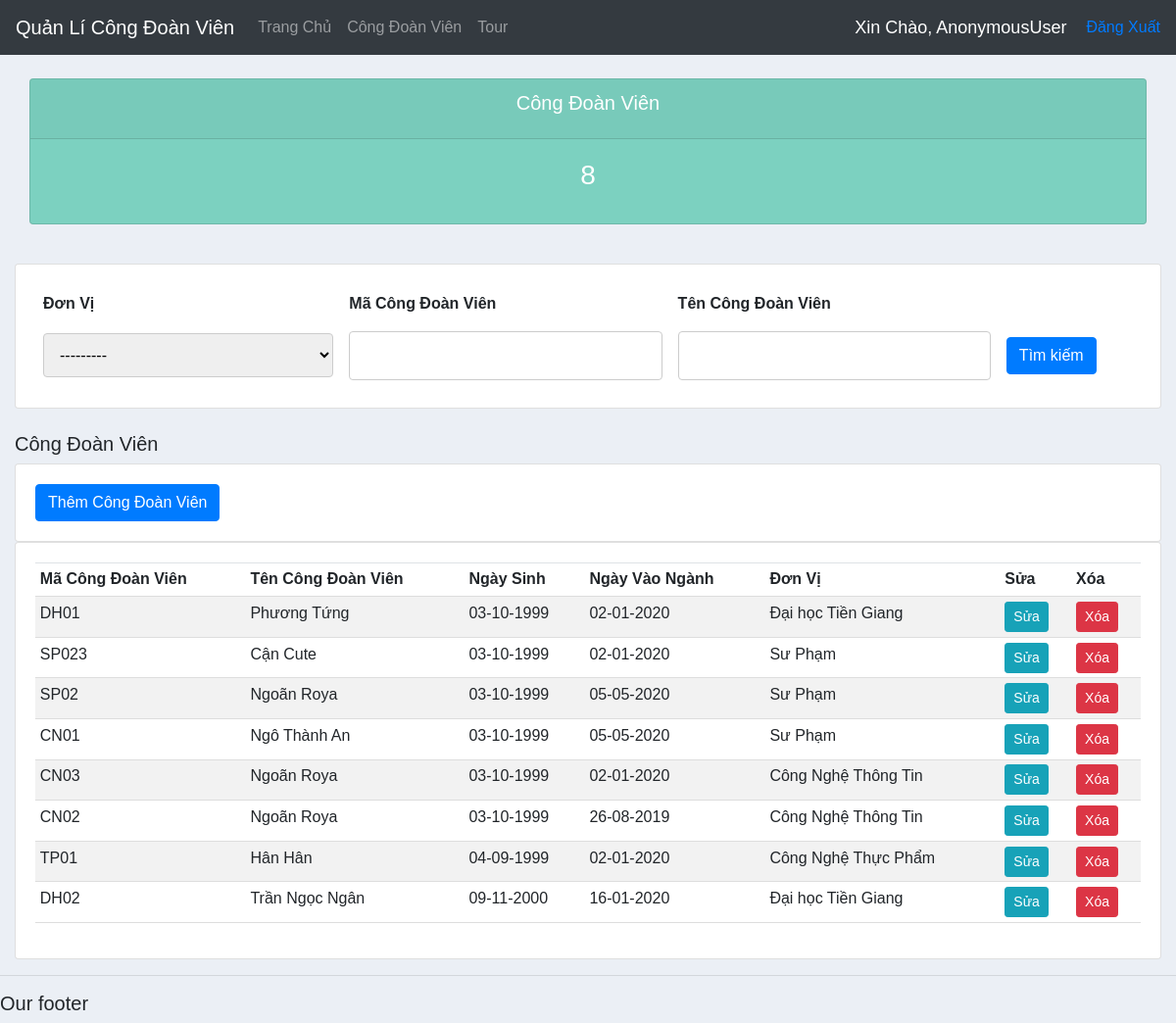
The page /cdv on the database its author committed.
### QuanLi/models.py (models this page shows, shortened)
class CongDoanVien(models.Model):
    DonVi = models.ForeignKey(DonVi, on_delete=models.CASCADE)
    MaCDV = models.CharField(max_length=5, blank=True)
    HoTen = models.CharField(max_length=100, blank=True)
    NgaySinh = models.DateField()
    NgayVaoNganh = models.DateField()

class DonVi(models.Model):
    MaDonVi = models.CharField(max_length=5, blank=True)
    TenDonVi = models.CharField(max_length=50)
    def __str__(self):
        return self.TenDonVi

### QuanLi/views.py (the view)
# urls.py: path('cdv', views.CDV, name='cdv'),
def CDV(request):
    donvi = DonVi.objects.all()
    total_dv = donvi.count()
    cdv = CongDoanVien.objects.all()
    total_cdv = cdv.count()
    myFilter = CongDoanVienFilter(request.GET, queryset=cdv)
    cdv = myFilter.qs
    context = {
        'donvi': donvi,
        'total_dv': total_dv,
        'cdv': cdv,
        'total_cdv': total_cdv,
        'myFilter': myFilter
    }
    return render(request, 'QuanLi/CongDoanVien.html', context)

### QuanLi/templates/QuanLi/CongDoanVien.html (shortened to what this page needs)
{%  extends 'QuanLi/main.html' %}
{% block content %}
	<br>
<div class="row">
	<div class="col">
		<div class="col-md">
			<div class="card text-center text-white  mb-3" id="orders-pending">
			  	<div class="card-header">
			  		<h5 class="card-title">Công Đoàn Viên</h5>
			  	</div>
			  	<div class="card-body">
			    	<h3 class="card-title">{{total_cdv}}</h3>
			  	</div>
			</div>
		</div>
	</div>
</div>
<div class="row">
	<div class="col">
		<div class="card card-body">
			<form method="get" style=" width: 100%;">
				<table>
					<tr style="border-color: white">
						<th style="border: none">Đơn Vị</th>
						<th style="border: none">Mã Công Đoàn Viên</th>
						<th style="border: none">Tên Công Đoàn Viên</th>
					</tr>
					<tr>
						<td style="background-color: white; border: none ">{{myFilter.form.DonVi}}</td>
						<td style="background-color: white; border: none ">{{myFilter.form.MaCDV}}</td>
						<td style="background-color: white; border: none">{{myFilter.form.HoTen}}</td>
						<td style="background-color: white; border: none"><button class="btn btn-primary" type="submit">Tìm kiếm</button></td>
					</tr>
				</table>
		  </form>
		</div>
	</div>
</div>
<br>
<h5>Công Đoàn Viên</h5>
<div class="row">
	<div class="col">
		<div class="card card-body">
		    <a href="{% url 'create_cdv' %}"> <button class="btn btn-primary" type="submit">Thêm Công Đoàn Viên</button></a>
		</div>
	</div>
</div>
<div class="row">
	<div class="col-md">
		<div class="card card-body">
			<table class="table table-sm">
				<tr>
					<th>Mã Công Đoàn Viên</th>
					<th>Tên Công Đoàn Viên</th>
					<th>Ngày Sinh</th>
					<th>Ngày Vào Ngành</th>
                    <th>Đơn Vị</th>
					<th>Sửa</th>
					<th>Xóa</th>
				</tr>
			{% for cdv in cdv %}
				<tr>
					<td>{{cdv.MaCDV}}</td>
					<td>{{cdv.HoTen}}</td>
					<td>{{cdv.NgaySinh|date:'d-m-o'}}</td>
					<td>{{cdv.NgayVaoNganh|date:'d-m-o'}}</td>
                    <td>{{cdv.DonVi.TenDonVi}}</td>
					<td><a class="btn btn-sm btn-info" href="{% url 'update_cdv' cdv.id %}">Sửa</a></td>
					<td><a class="btn btn-sm btn-danger" href="{% url 'del_cdv' cdv.id %}">Xóa</a></td>
				</tr>
			{% endfor %}
			</table>
		</div>
	</div>
</div>
{% endblock %}

### QuanLi/templates/QuanLi/main.html (shortened to what this page needs)
{% load static %}
<!DOCTYPE html>
<html>
<head>
	<link rel="stylesheet" href="https://stackpath.bootstrapcdn.com/bootstrap/4.3.1/css/bootstrap.min.css">
	<link rel="stylesheet" type="text/css" href="{% static '/css/main.css' %}">
    <link rel="stylesheet" type="text/css" href="{% static '/css/table.css' %}">
</head>
<body>
	{%  include 'QuanLi/navbar.html' %}
	<div class="container-fluid">
	{% block content %}
	{% endblock %}
    </div>
	<hr>
	<h5>Our footer</h5>
</body>
</html>

### QuanLi/templates/QuanLi/navbar.html (shortened to what this page needs)
{% load static %}
<nav class="navbar navbar-expand-lg navbar-dark bg-dark">
 <a class="navbar-brand" href="{% url 'home' %}">Quản Lí Công Đoàn Viên</a>
  <div class="collapse navbar-collapse" id="navbarNav">
    <ul class="navbar-nav">
      <li class="nav-item">
        <a class="nav-link" href="{% url 'home' %}">Trang Chủ</a>
      </li>
      <li class="nav-item">
        <a class="nav-link" href="{% url 'cdv' %}">Công Đoàn Viên</a>
      </li>
        <li class="nav-item">
        <a class="nav-link" href="{% url 'tour' %}">Tour</a>
      </li>
    </ul>
  </div>
    <span id="hello">Xin Chào, {{ request.user }} </span>
    <span><a class="hello" href="{% url 'logout' %}">Đăng Xuất</a> </span>
</nav>

### QuanLi/static/css/main.css (style rules this page uses)
body { background-color: #ebeff5; }
#orders-pending { background-color: #7CD1C0; }

### QuanLi/static/css/table.css (style rules this page uses)
* { box-sizing: border-box; }
body { margin: 0; font-family: Arial, Helvetica, sans-serif; }
table { float: center; border-collapse: collapse; width: 100%; }
th, td { float: center; padding: 8px; text-align: left; border-bottom: 1px solid #ddd; }
tr:nth-child(even) { background-color: #f2f2f2; }
a { text-decoration: none; }
input[type=text], select, textarea { width: 100%; padding: 12px; border: 1px solid #ccc; border-radius: 4px; resize: vertical; }
.row:after { content: ""; display: table; clear: both; }

### QuanLi/templates/QuanLi/navbar.html (style rules this page uses)
#hello { font-size: 18px; color: #fff; margin-right:20px; }

### rows shown on the page
CongDoanVien: MaCDV "DH01", HoTen "Phương Tứng", NgaySinh "03-10-1999", NgayVaoNganh "02-01-2020", DonVi.TenDonVi "Đại học Tiền Giang"
CongDoanVien: MaCDV "SP023", HoTen "Cận Cute", NgaySinh "03-10-1999", NgayVaoNganh "02-01-2020", DonVi.TenDonVi "Sư Phạm"
CongDoanVien: MaCDV "SP02", HoTen "Ngoãn Roya", NgaySinh "03-10-1999", NgayVaoNganh "05-05-2020", DonVi.TenDonVi "Sư Phạm"
CongDoanVien: MaCDV "CN01", HoTen "Ngô Thành An", NgaySinh "03-10-1999", NgayVaoNganh "05-05-2020", DonVi.TenDonVi "Sư Phạm"
CongDoanVien: MaCDV "CN03", HoTen "Ngoãn Roya", NgaySinh "03-10-1999", NgayVaoNganh "02-01-2020", DonVi.TenDonVi "Công Nghệ Thông Tin"
CongDoanVien: MaCDV "CN02", HoTen "Ngoãn Roya", NgaySinh "03-10-1999", NgayVaoNganh "26-08-2019", DonVi.TenDonVi "Công Nghệ Thông Tin"
CongDoanVien: MaCDV "TP01", HoTen "Hân Hân", NgaySinh "04-09-1999", NgayVaoNganh "02-01-2020", DonVi.TenDonVi "Công Nghệ Thực Phẩm"
CongDoanVien: MaCDV "DH02", HoTen "Trần Ngọc Ngân", NgaySinh "09-11-2000", NgayVaoNganh "16-01-2020", DonVi.TenDonVi "Đại học Tiền Giang"

### other values the page prints
{{ request.user }} "AnonymousUser"
{{ total_cdv }} "8"
